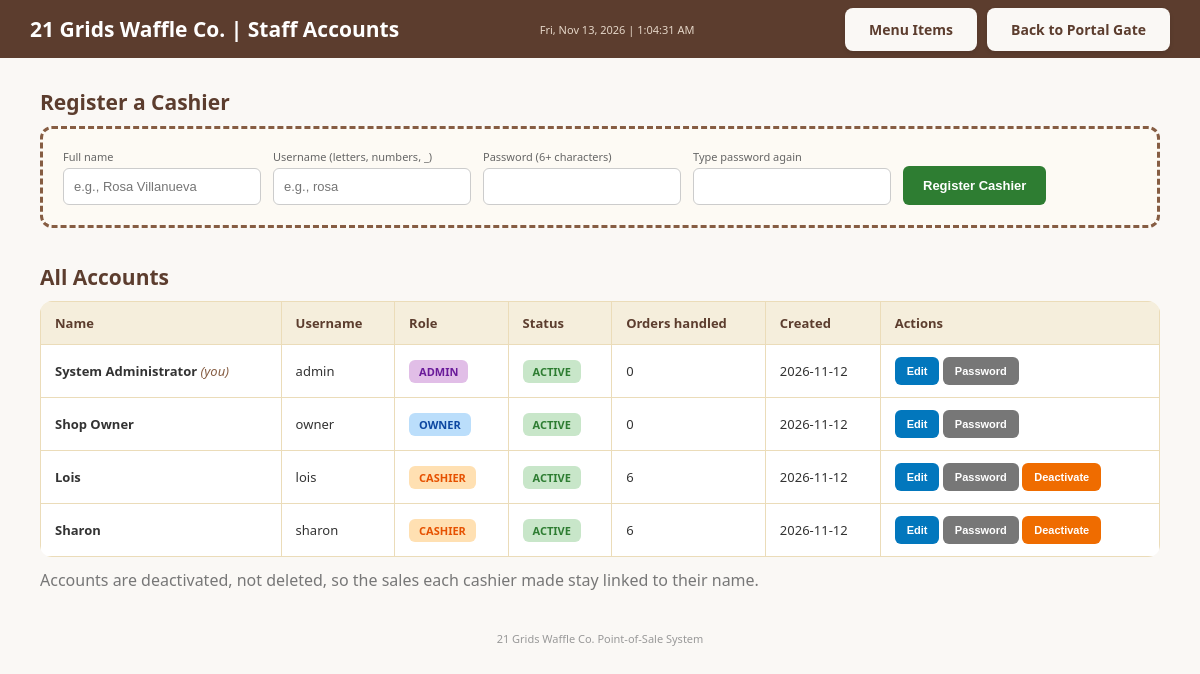
Page /Waffle_POS/staff.php (signed in) on the committed database.
### tables this page shows
CREATE TABLE Staff (
    StaffID       INT AUTO_INCREMENT PRIMARY KEY,
    Username      VARCHAR(50)  NOT NULL UNIQUE,
    PasswordHash  VARCHAR(255) NOT NULL,
    FullName      VARCHAR(100) NOT NULL,
    Role          ENUM('Admin', 'Owner', 'Cashier') NOT NULL,
    IsActive      BOOLEAN      NOT NULL DEFAULT TRUE,
    CreatedAt     TIMESTAMP    NOT NULL DEFAULT CURRENT_TIMESTAMP
);

### Waffle_POS/src/App/Core/Site.php (called while the page is built, shortened)
<?php
class Site {
    private static $businessName = '21 Grids Waffle Co.';
    public static function getBusinessName() {
        return self::$businessName;
    }
}

### Waffle_POS/src/App/Core/Database.php (called while the page is built, shortened)
<?php
class Database {
    private static $pdo = null;
    private static $host = '127.0.0.1';
    private static $name = 'GridsWaffleDB';
    private static $user = 'root';
    private static $pass = '';
    public static function connect() {
        if (self::$pdo === null) {
            try {
                self::$pdo = new PDO(
                    "mysql:host=" . self::$host . ";dbname=" . self::$name . ";charset=utf8mb4",
                    self::$user,
                    self::$pass,
                    [PDO::MYSQL_ATTR_INIT_COMMAND => "SET time_zone = '+08:00'"]
                );
                self::$pdo->setAttribute(PDO::ATTR_ERRMODE, PDO::ERRMODE_EXCEPTION);
                self::$pdo->setAttribute(PDO::ATTR_DEFAULT_FETCH_MODE, PDO::FETCH_ASSOC);
            } catch (PDOException $exception) {
                throw new DatabaseException("Database access failure: " . $exception->getMessage());
            }
        }
        return self::$pdo;
    }
}

### Waffle_POS/src/App/Services/StaffService.php (called while the page is built, shortened)
<?php
class StaffService {
    private $pdo;
    public function __construct() {
        $this->pdo = Database::connect();
    }
    public function getAll() {
        return $this->pdo->query(
            "SELECT S.*, (SELECT COUNT(*) FROM CustomerOrder AS CO WHERE CO.CashierID = S.StaffID) AS OrderCount
             FROM Staff AS S
             ORDER BY S.Role, S.FullName"
        )->fetchAll();
    }
}

### Waffle_POS/staff.php (the view, shortened to what this page needs)
<?php
$staffService = new StaffService();
$myId = (int)($_SESSION['staff_id'] ?? 0);
$staff = $staffService->getAll();
?>
<!DOCTYPE html>
<html lang="en">
<head>
</head>
<body>
    <div style="background:#5c3d2e; padding:15px 30px; margin:-40px -40px 30px -40px; display:flex; justify-content:space-between; align-items:center;">
        <h2 style="color:white; margin:0; font-size:21px;"><?php echo htmlspecialchars(Site::getBusinessName()); ?> | Staff Accounts</h2>
        <?php include 'clock.php'; ?>
        <div><a href="admin.php" class="nav-link">Menu Items</a><a href="logout.php" class="nav-link">Back to Portal Gate</a></div>
    </div>
    <h3 class="sec" style="margin-top:0;">Register a Cashier</h3>
    <form method="POST" class="box" autocomplete="off">
        <div><label>Full name</label><input type="text" name="full_name" required maxlength="100" placeholder="e.g., Rosa Villanueva"></div>
        <div><label>Username (letters, numbers, _)</label><input type="text" name="username" required maxlength="30" placeholder="e.g., rosa"></div>
        <div><label>Password (6+ characters)</label><input type="password" name="password" required minlength="6"></div>
        <div><label>Type password again</label><input type="password" name="password2" required minlength="6"></div>
        <button type="submit" name="add_staff" class="act go" style="padding:12px 20px; font-size:13px;">Register Cashier</button>
    </form>
    <h3 class="sec">All Accounts</h3>
    <table>
        <thead><tr><th>Name</th><th>Username</th><th>Role</th><th>Status</th><th>Orders handled</th><th>Created</th><th>Actions</th></tr></thead>
        <tbody>
        <?php foreach ($staff as $staffMember): ?>
            <tr style="<?php echo $staffMember['IsActive'] ? '' : 'background:#fafafa; color:#999;'; ?>">
                <td><strong><?php echo htmlspecialchars($staffMember['FullName']); ?></strong><?php echo (int)$staffMember['StaffID'] === $myId ? ' <em style="color:#865d43;">(you)</em>' : ''; ?></td>
                <td><?php echo htmlspecialchars($staffMember['Username']); ?></td>
                <td><span class="badge role-<?php echo strtolower(htmlspecialchars($staffMember['Role'])); ?>"><?php echo strtoupper(htmlspecialchars($staffMember['Role'])); ?></span></td>
                <td><span class="badge <?php echo $staffMember['IsActive'] ? 'on' : 'off'; ?>"><?php echo $staffMember['IsActive'] ? 'ACTIVE' : 'DEACTIVATED'; ?></span></td>
                <td><?php echo (int)$staffMember['OrderCount']; ?></td>
                <td><?php echo htmlspecialchars(substr($staffMember['CreatedAt'], 0, 10)); ?></td>
                <td style="white-space:nowrap;">
                    <button type="button" class="act blue" onclick='openEdit(<?php echo (int)$staffMember['StaffID']; ?>, <?php echo json_encode($staffMember['FullName'], JSON_HEX_APOS | JSON_HEX_QUOT | JSON_HEX_TAG | JSON_HEX_AMP); ?>, <?php echo json_encode($staffMember['Username'], JSON_HEX_APOS | JSON_HEX_QUOT | JSON_HEX_TAG | JSON_HEX_AMP); ?>, <?php echo json_encode($staffMember['Role']); ?>)'>Edit</button>
                    <button type="button" class="act grey" onclick='openReset(<?php echo (int)$staffMember['StaffID']; ?>, <?php echo json_encode($staffMember['FullName'], JSON_HEX_APOS | JSON_HEX_QUOT | JSON_HEX_TAG | JSON_HEX_AMP); ?>)'>Password</button>
                    <?php if ($staffMember['Role'] === 'Cashier'): ?>
                    <form method="POST" style="display:inline; margin:0;" onsubmit="return confirm('<?php echo $staffMember['IsActive'] ? 'Deactivate this cashier? They will not be able to log in.' : 'Activate this cashier again?'; ?>');">
                        <button type="submit" name="toggle_staff" class="act <?php echo $staffMember['IsActive'] ? 'orange' : 'go'; ?>"><?php echo $staffMember['IsActive'] ? 'Deactivate' : 'Activate'; ?></button>
                    </form>
                    <?php endif; ?>
                </td>
            </tr>
        <?php endforeach; ?>
        </tbody>
    </table>
    <p style="color:#777; margin-top:12px;">Accounts are deactivated, not deleted, so the sales each cashier made stay linked to their name.</p>
<?php include 'footer.php'; ?>
</body>
</html>

### Waffle_POS/staff.php (style rules this page uses)
body { font-family: 'Segoe UI', sans-serif; background: #faf8f5; margin: 40px; color:#333; }
.nav-link { background: #faf8f5; color: #5c3d2e; text-decoration: none; padding: 12px 24px; border-radius: 8px; font-weight: bold; font-size: 14px; box-shadow: 0 2px 4px rgba(0,0,0,0.1); margin-left: 10px; }
h3.sec { color:#5c3d2e; font-size: 21px; margin: 35px 0 10px; }
table { width: 100%; border-collapse: collapse; background: white; border-radius: 12px; overflow: hidden; }
th, td { border: 1px solid #ebdcb9; padding: 12px 14px; text-align: left; font-size: 13px; }
th { background: #f5eedc; color: #5c3d2e; }
input { padding: 10px; font-size: 13px; box-sizing: border-box; border: 1px solid #ccc; border-radius: 6px; }
.box { background:#fdfaf4; padding:20px; border-radius:12px; border:3px dashed #865d43; display:flex; gap:12px; flex-wrap:wrap; align-items:end; }
.box label { display:block; font-size:11px; color:#666; margin-bottom:4px; }
.act { border:none; border-radius:6px; padding:8px 12px; font-size:11px; font-weight:bold; cursor:pointer; color:white; }
.go { background:#2e7d32; }
.blue { background:#0277bd; }
.orange { background:#ef6c00; }
.grey { background:#777; }
.badge { padding:4px 10px; border-radius:6px; font-size:11px; font-weight:bold; }
.on { background:#c8e6c9; color:#2e7d32; }
.role-admin { background:#e1bee7; color:#6a1b9a; }
.role-owner { background:#bbdefb; color:#0d47a1; }
.role-cashier { background:#ffe0b2; color:#e65100; }

### rows in the picture
staff: FullName "System Administrator", shows "(you)", Username "admin", Role "ADMIN", IsActive "ACTIVE", OrderCount "0", CreatedAt "2026-11-12"
staff: FullName "Shop Owner", Username "owner", Role "OWNER", IsActive "ACTIVE", OrderCount "0", CreatedAt "2026-11-12"
staff: FullName "Lois", Username "lois", Role "CASHIER", IsActive "ACTIVE", OrderCount "6", CreatedAt "2026-11-12"
staff: FullName "Sharon", Username "sharon", Role "CASHIER", IsActive "ACTIVE", OrderCount "6", CreatedAt "2026-11-12"

### other values in the picture
Site::getBusinessName() "21 Grids Waffle Co."
